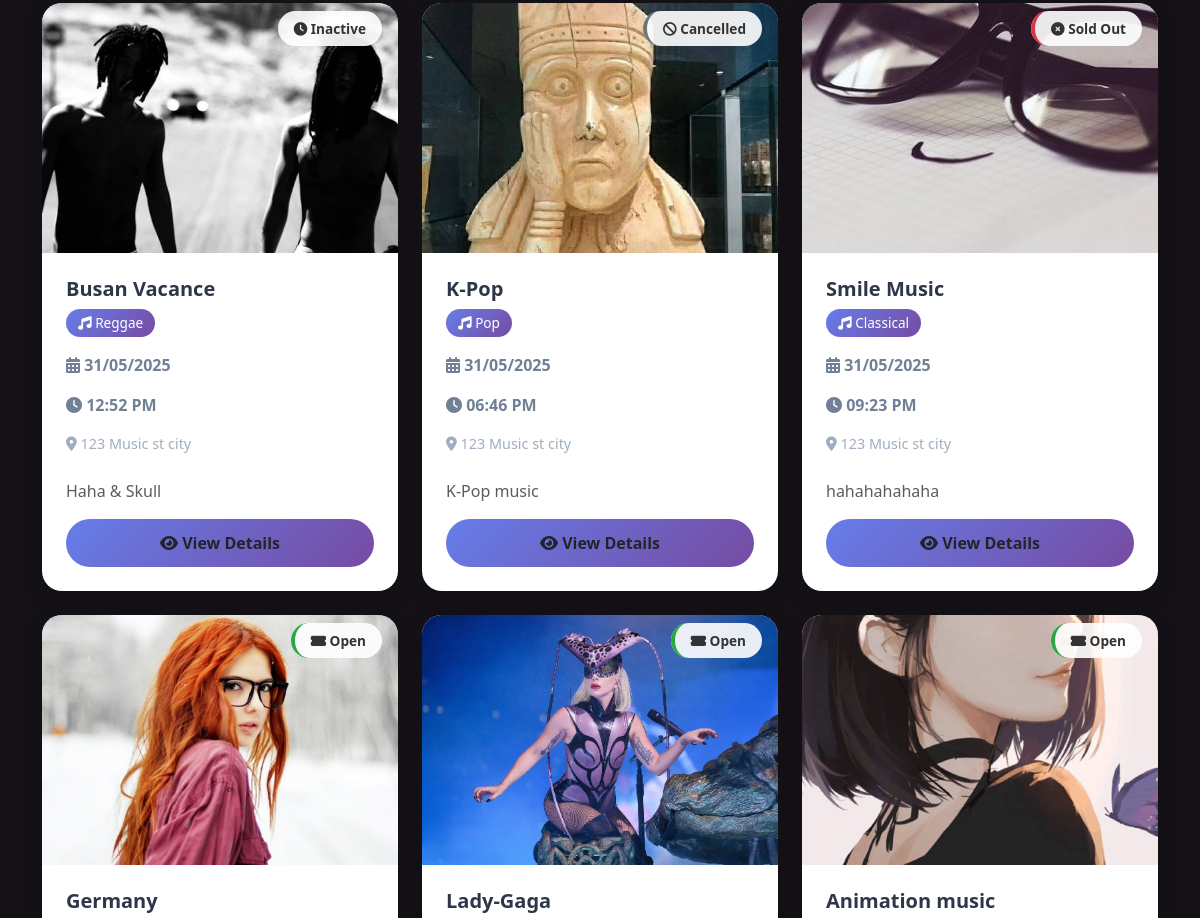
The page /events/eventspage (middle part) on the database as committed earlier.
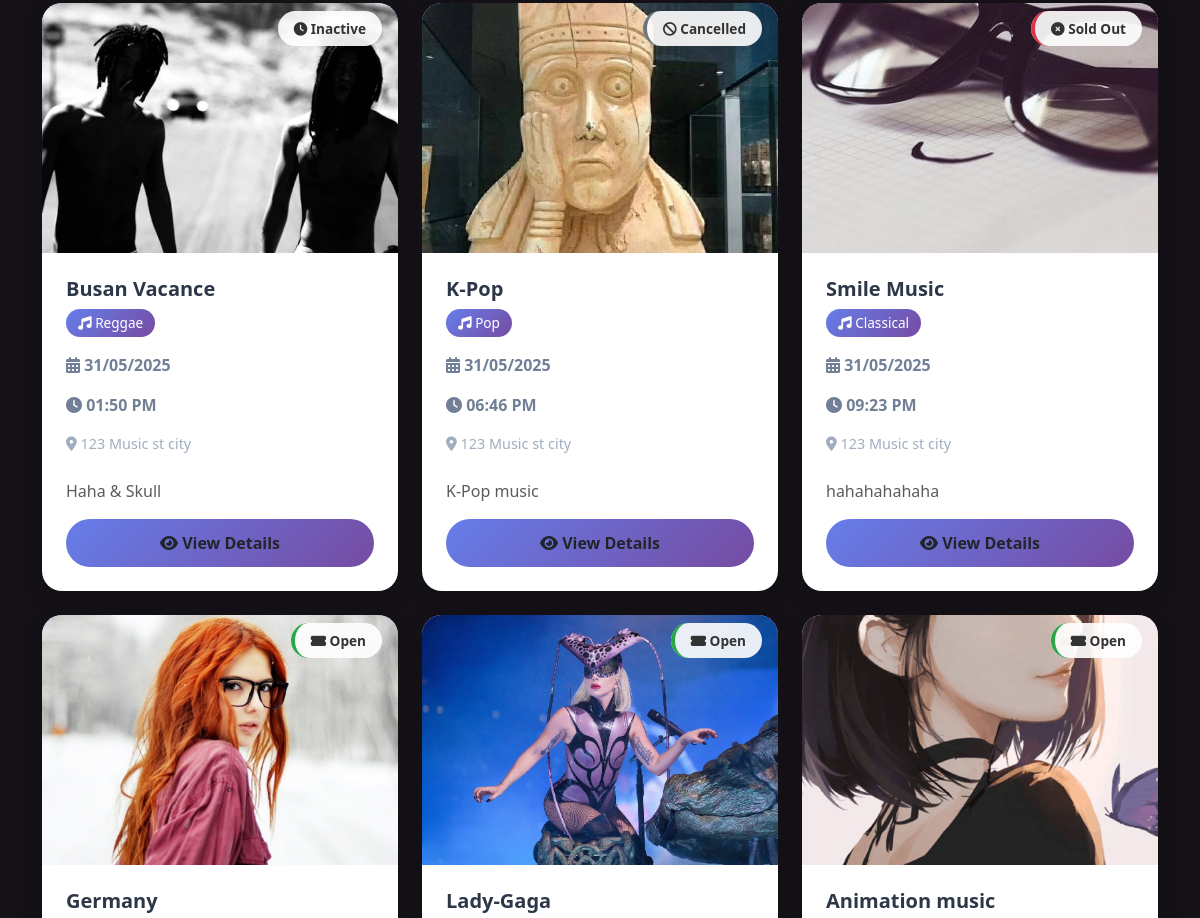
The same page on the database as committed later.
### website/models.py (models this page shows, shortened)
class Event(db.Model):
    __tablename__ = 'events'
    id = db.Column(db.Integer, primary_key=True)  # Unique identifier for the event
    name = db.Column(db.String(120), index=True, nullable=False)  # Event name
    description = db.Column(db.Text, nullable=True)  # Optional detailed description of the event
    image_filename = db.Column(db.String(255), nullable=True)  # Filename of the event's image
    start_datetime = db.Column(db.DateTime, nullable=False)  # Combined start date and time for the event
    location = db.Column(db.String(100), nullable=False)  # General location of the event
    venue = db.Column(db.String(100), nullable=True)  # Specific venue name, optional
    genre_id = db.Column(db.Integer, db.ForeignKey('genres.id'), nullable=False)  # Reference to Genre table
    artist_info = db.Column(db.Text, nullable=True) # Information about the artist(s)
    status = db.Column(db.String(20), default='Open', nullable=False)  # Current status of the event (e.g., Open, Cancelled)
    age_limit = db.Column(db.Integer, nullable=True)
    length = db.Column(db.String(50), nullable=True)
    policies = db.Column(db.Text, nullable=True)
    facebook = db.Column(db.String(255), nullable=True)
    instagram = db.Column(db.String(255), nullable=True)
    twitter = db.Column(db.String(255), nullable=True)
    created_at = db.Column(db.DateTime, default=datetime.now)
    updated_at = db.Column(db.DateTime, default=datetime.now, onupdate=datetime.now)
    created_by = db.Column(db.Integer, db.ForeignKey('users.id'), nullable=False)
    ticket_types = db.relationship('ticket_type', backref='event', lazy='dynamic', cascade="all, delete-orphan") # cascade="all, delete-orphan": https://docs.sqlalchemy.org/en/20/orm/cascades.html
    comments = db.relationship('Comment', backref='event', lazy='dynamic', cascade="all, delete-orphan")
    bookings = db.relationship('Booking', backref='event', lazy='dynamic', cascade="all, delete-orphan")
    @property
    def current_status(self):
        if self.status == 'Cancelled':
            return 'Cancelled'
        if self.status == 'Completed':
            return 'Completed'
        if self.start_datetime and self.start_datetime < datetime.now():
            return 'Inactive'
        if self.ticket_types:
            total_available = sum(ticket.quantity_available for ticket in self.ticket_types)
            if total_available == 0:
                return 'Sold Out'
        return 'Open'

class Genre(db.Model):
    __tablename__ = 'genres'
    id = db.Column(db.Integer, primary_key=True)  # Primary key for the genre
    name = db.Column(db.String(50), nullable=False, unique=True)  # Name of the genre (e.g., Rock, Jazz), must be unique
    description = db.Column(db.Text, nullable=True)  # Optional description of the genre
    image_filename = db.Column(db.String(255), nullable=True)  # Filename for an image representing the genre
    created_at = db.Column(db.DateTime, default=datetime.now)  # Creation timestamp
    updated_at = db.Column(db.DateTime, default=datetime.now, onupdate=datetime.now)  # Last update timestamp
    events = db.relationship('Event', backref='genre_info', lazy='dynamic')

### website/events.py (the view)
@eventbp.route('/eventspage')
def allevents():
    genre_filter = request.args.get('genre', '')
    if genre_filter:
        genre = Genre.query.filter_by(name=genre_filter).first()
        if genre:
            events = Event.query.filter_by(genre_id=genre.id).order_by(Event.start_datetime.asc()).all()
        else:
            events = []
    else:
        events = Event.query.order_by(Event.start_datetime.asc()).all()
    genres = db.session.scalars(db.select(Genre)).all()
    return render_template('events/allEvents.html', events=events, genres=genres, selected_genre=genre_filter)

### website/templates/events/allEvents.html (shortened to what this page needs)
{% extends 'base.html' %}
{% block head %}
<link rel="stylesheet" href="{{ url_for('static', filename='style/allEvents.css') }}">
{% endblock %}
{% block content %}
<div class="container">
    {% if events %}
        <div class="row events-grid g-4">
            {% for event in events %}
                <div class="col-lg-4 col-md-6">
                    <div class="card event-card">
                        <div class="position-relative">
                            <div class="event-image-container">
                                {% if event.image_filename %}
                                    {% if event.image_filename.startswith('http') %}
                                        <img src="{{ event.image_filename }}"
                                             alt="{{ event.name }} Image" class="event-image">
                                    {% else %}
                                        <img src="{{ url_for('static', filename=event.image_filename) }}"
                                             alt="{{ event.name }} Image" class="event-image">
                                    {% endif %}
                                {% else %}
                                    <img src="{{ url_for('static', filename='img/grey.jpg') }}"
                                         alt="No Image Available" class="event-image">
                                         <div class="event-image d-flex align-items-center justify-content-center">
                                            <i class="fas fa-calendar-plus text-white" style="font-size: 3rem;"></i>
                                        </div>
                                {% endif %}
                            </div>
                            <div class="position-absolute top-0 end-0 m-3">
                                <span class="event-status {{ event.current_status.lower().replace(' ', '-') }}">
                                    {% if event.current_status == 'Open' %}
                                    <i class="fas fa-ticket-alt"></i> Open
                                    {% elif event.current_status == 'Sold Out' %}
                                    <i class="fas fa-times-circle"></i> Sold Out
                                    {% elif event.current_status == 'Cancelled' %}
                                    <i class="fas fa-ban"></i> Cancelled
                                    {% elif event.current_status == 'Inactive' %}
                                    <i class="fas fa-clock"></i> Inactive
                                    {% else %}
                                    {{ event.current_status }}
                                    {% endif %}
                                </span>
                            </div>
                        </div>
                        <div class="card-body p-4">
                            <h5 class="event-title">{{ event.name }}</h5>
                                                        {% if event.genre_info %}
                            <span class="event-genre">
                                <i class="fas fa-music"></i> {{ event.genre_info.name }}
                            </span>
                            {% endif %}
                            <div class="event-date">
                                <i class="fas fa-calendar-alt"></i>
                                {{ event.start_datetime.strftime('%d/%m/%Y') }}
                            </div>
                            <div class="event-date">
                                <i class="fas fa-clock"></i>
                                {{ event.start_datetime.strftime('%I:%M %p') }}
                            </div>
                            {% if event.location %}
                                <div class="event-location">
                                    <i class="fas fa-map-marker-alt"></i> {{ event.location }}
                                </div>
                            {% endif %}
                            {% if event.description %}
                                <p class="card-text text-muted mb-3">
                                    {{ event.description[:100] }}{% if event.description|length > 100 %}...{% endif %}
                                </p>
                            {% endif %}
                            <a href="{{ url_for('event.details', id=event.id) }}" class="btn view-btn">
                                <i class="fas fa-eye"></i> View Details
                            </a>
                        </div>
                    </div>
                </div>
            {% endfor %}
        </div>
    {% endif %}
</div>
{% endblock %}

### website/templates/base.html (shortened to what this page needs)
<html>
<head>
    <link href="https://cdn.jsdelivr.net/npm/bootstrap@5.3.2/dist/css/bootstrap.min.css" rel="stylesheet"
>
    <link rel="stylesheet" href="https://cdnjs.cloudflare.com/ajax/libs/font-awesome/6.4.0/css/all.min.css">
    {% block head %}
    {% endblock %}
</head>
<body style="background-color: #141117;">
    {% block content %}
    {% endblock %}
</body>
</html>

### website/static/style/allEvents.css (style rules this page uses)
.event-card { border: none; border-radius: 20px; overflow: hidden; transition: all 0.3s ease; height: 100%; box-shadow: 0 8px 25px rgba(0, 0, 0, 0.1); }
.event-image-container { position: relative; height: 250px; background: linear-gradient(45deg, #667eea, #764ba2); overflow: hidden; }
.event-image { width: 100%; height: 100%; object-fit: cover; }
.event-status { background: rgba(255, 255, 255, 0.9); color: #333; padding: 0.5rem 1rem; border-radius: 20px; font-size: 0.85rem; font-weight: 600; }
.event-status.open { border-left: 4px solid #28a745; }
.event-status.sold-out { border-left: 4px solid #dc3545; }
.event-status.cancelled { border-left: 4px solid #6c757d; }
.event-title { color: #2d3748; font-weight: 700; margin-bottom: 0.5rem; }
.event-genre { background: linear-gradient(135deg, #667eea, #764ba2); color: white; padding: 0.25rem 0.75rem; border-radius: 20px; font-size: 0.85rem; display: inline-block; margin-bottom: 1rem; }
.event-date { color: #718096; font-weight: 600; margin-bottom: 1rem; }
.event-location { color: #a0aec0; font-size: 0.9rem; margin-bottom: 1.5rem; }
.view-btn { background: linear-gradient(135deg, #667eea, #764ba2); border: none; border-radius: 25px; padding: 0.75rem 2rem; font-weight: 600; transition: all 0.3s ease; width: 100%; }
.events-grid { margin-top: 2rem; }

Rows that differ between the two databases and show on the page:
changed Event "Busan Vacance": start_datetime "12:52 PM" → "01:50 PM"
